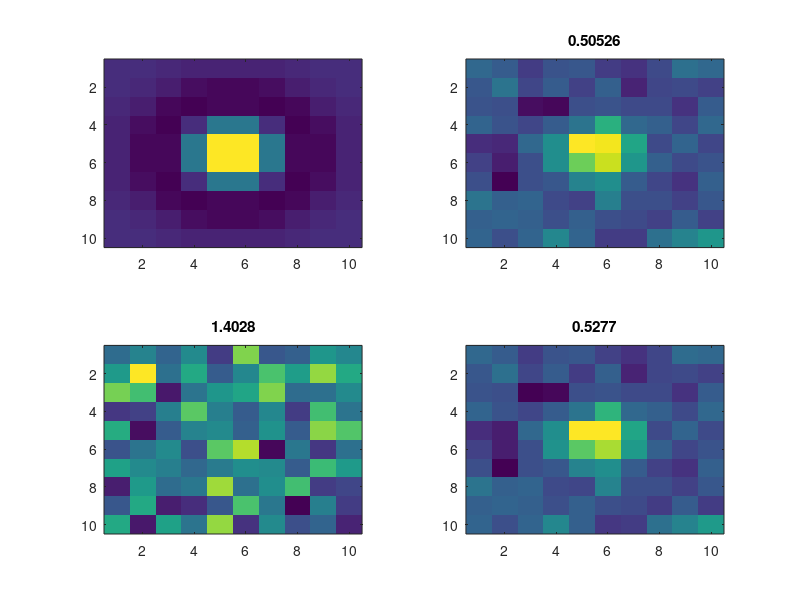

MATLAB code for this plot: (Note: this script raises an error after producing the figure.)
% this script generates a simulation of a movie containing a single cell
% using the following generative model:
%
% F_t = \sum_i a_i*C_{i,t} + b + sig*eps_t, eps_t ~ N(0,I)
% C_{i,t} = gam*C_{i,t-1} + n_{i,t},      n_{i,t} ~ Poisson(lam_i*dt)
%
% where ai,b,I are p-by-q matrices.
% we let b=0 and ai be the difference of gaussians (yielding a zero mean
% matrix)
%

clear, clc

% 1) generate spatial filters

% % stuff required for each spatial filter
Nc      = 1;                                % # of cells in the ROI
neur_w  = 10;                               % width per neuron
width   = 10;                               % width of frame (pixels)
height  = Nc*neur_w;                        % height of frame (pixels)
Npixs   = width*height;                     % # pixels in ROI
x       = linspace(-5,5,height);
y       = linspace(-5,5,width);
[X,Y]   = meshgrid(x,y);
g1      = zeros(Npixs,Nc);
g2      = 0*g1;
Sigma1  = diag([1,1])*2;                    % var of positive gaussian
Sigma2  = diag([1,1])*4;                    % var of negative gaussian
mu      = [0 0]; %[1 1]'*linspace(-2,2,Nc);         % means of gaussians for each cell (distributed across pixel space)
w       = Nc:-1:1;                          % weights of each filter

% spatial filter
for i=1:Nc
    g1(:,i)  = w(i)*mvnpdf([X(:) Y(:)],mu(:,i)',Sigma1);
    g2(:,i)  = w(i)*mvnpdf([X(:) Y(:)],mu(:,i)',Sigma2);
end
a_b = sum(g1-g2,2);

% 2) set simulation metadata
Sim.T       = 600;                              % # of time steps
Sim.dt      = 0.005;                            % time step size
Sim.MaxIter = 0;                                % # iterations of EM to estimate params
Sim.Np      = Npixs;                            % # of pixels in each image
Sim.w       = width;                            % width of frame (pixels)
Sim.h       = height;                           % height of frame (pixels)
Sim.Nc      = Nc;                               % # cells
Sim.plot    = 0;                                % whether to plot filter with each iteration

% 3) initialize params
for i=1:Sim.Nc
    P.a(:,i)=g1(:,i)-g2(:,i);
end
P.b     = 0*P.a(:,1);                           % baseline is zero

P.sig   = 0.1;                                 % stan dev of noise (indep for each pixel)
C_0     = 0;                                    % initial calcium
tau     = round(100*rand(Sim.Nc,1))/100+0.05;   % decay time constant for each cell
P.gam   = 1-Sim.dt./tau(1:Sim.Nc);
P.lam   = 5;%round(10*rand(Sim.Nc,1))+5;           % rate-ish, ie, lam*dt=# spikes per second

% 3) simulate data
n=zeros(Sim.T,Sim.Nc);
C=n;
for i=1:Sim.Nc
    n(1,i)      = C_0;
    n(2:end,i)  = poissrnd(P.lam(i)*Sim.dt*ones(Sim.T-1,1));    % simulate spike train
    C(:,i)      = filter(1,[1 -P.gam(i)],n(:,i));               % calcium concentration
end
Z = 0*n(:,1);
F = C*P.a' + (1+Z)*P.b'+P.sig*randn(Sim.T,Npixs);               % fluorescence

figure(1), clf
subplot(221),imagesc(reshape(P.a,Sim.w,Sim.h))
subplot(222),imagesc(reshape(mean(F),Sim.w,Sim.h)), title(num2str(norm(P.a/norm(P.a)-mean(F)'/norm(mean(F)))))
subplot(223),imagesc(reshape(var(F),Sim.w,Sim.h)), title(num2str(norm(P.a/norm(P.a)-var(F)'/norm(var(F)))))
subplot(224),imagesc(reshape(mean(F)./var(F),Sim.w,Sim.h)), title(num2str(norm(P.a/norm(P.a)-(mean(F)./var(F))'/norm(mean(F)./var(F)))))

%% 4) other stuff

MakMov  = 1;
% make movie of raw data
if MakMov==1
    for i=1:Sim.T
        if i==1, mod='overwrite'; else mod='append'; end
        imwrite(reshape(F(i,:),width,height),'spatial_Mov.tif','tif','Compression','none','WriteMode',mod)
    end
end

GetROI  = 0;
fnum    = 0;

if GetROI
    figure(100); clf,imagesc(reshape(sum(g1-g2,2),width,height))
    for i=1:Nc
        [x y]   = ginput(4);
        ROWS    = [round(mean(y(1:2))) round(mean(y(3:4)))];                              % define ROI
        COLS    = [round(mean(x([1 4]))) round(mean(x(2:3)))];
        COLS1{i}=COLS;
        ROWS1{i}=ROWS;
        save('ROIs','ROWS1','COLS1')
    end
else
    load ROIs
end


%% end-1) infer spike train using various approaches
qs=1:2;%:6;%[1 2 3];
MaxIter=10;
for q=qs
    GG=F; Tim=Sim;
    %     if q==1,                        % estimate spatial filter from real spikes
    %         SpikeFilters;
    %     elseif q==3                     % denoising using SVD of an ROI around each cell, and using first SVD's as filters
    %         ROI_SVD_Filters;
    %     elseif q==4                     % denoising using mean of an ROI around each cell
    %         ROI_mean_Filters;
    %     elseif q==6                     % infer spikes from d-r'ed data
    %         d_r_smoother_Filter;
    if q==1,
        Phat{q}=P;
        I{q}.label='True Filter';
    elseif q==2,
        Phat{q}=P;
        Phat{q}.a=0*P.a+1;
        I{q}.label='Mean Filter';
    end
    display(I{q}.label)
    [I{q}.n I{q}.P] = FOOPSI2_59(GG,Phat{q},Tim);
end

%% end) plot results
clear Pl
nrows   = 3+Nc;                                  % set number of rows
ncols   = 2;
h       = zeros(nrows,1);
Pl.xlims= [5 Sim.T];                            % time steps to plot
Pl.nticks=5;                                    % number of ticks along x-axis
Pl.n    = double(n); Pl.n(Pl.n==0)=NaN;         % store spike train for plotting
Pl      = PlotParams(Pl);                       % generate a number of other parameters for plotting
Pl.vs   = 2;
Pl.colors(1,:) = [0 0 0];
Pl.colors(2,:) = Pl.gray;
Pl.colors(3,:) = [.5 0 0];
Pl.Nc   = Sim.Nc;
Pl.XTicks=[200 400 600];

% movie slices
fnum = figure(1); clf,
i=1; h(i) = subplot(nrows,ncols,1:4);
v=reshape(F',width,height,Sim.T);
vv=v(:,:,100:20:Sim.T);
[XX,YY,ZZ] = meshgrid(x,y,1:size(vv,3));
inc=5;
xslice = []; yslice = []; zslice = 1:inc:inc^2; %100:200:Sim.T;
hh = slice(XX,YY,ZZ,vv,xslice,yslice,zslice);
rotate(hh,[1 0 1],90)
colormap gray
set(gca,'XTick',[-10:inc:inc^2],'XTickLabel',[100:100:Sim.T]*Sim.dt,'FontSize',Pl.fs)
set(gca,'YTick',[],'FontSize',Pl.fs)
set(gca,'ZTick',[],'FontSize',Pl.fs)
set(gca,'XColor',[0 0 0],'YColor',[1 1 1],'ZColor',[1 1 1])
axis tight
box off
grid off
zlab=zlabel([{'Movie'}; {'Frames'}]);
set(zlab,'Rotation',0,'HorizontalAlignment','right','verticalalignment','middle','Color','k')

for q=qs
    i=q+3;
    % plot fluorescence data
    i=i+1; h(i) = subplot(nrows,ncols,i);
    if q==1,
        title([{'Optimal Projection'}],'FontSize',14);
        Pl.label = 'Fluorescence';
    else
        title([{'Mean Projection'}],'FontSize',14)
        Pl.label = [];
    end
    Pl.color = 'k';
    Plot_nX(Pl,F*Phat{q}.a);

    % plot inferred spike trains
    if q==1, Pl.label = [{'Fast'}; {'Filter'}];
    else Pl.label=[]; end
    i=i+2; h(i) = subplot(nrows,ncols,i);
    Pl.col(2,:)=[0 0 0];
    Pl.gray=[.5 .5 .5];
    Plot_n_MAP(Pl,I{q}.n);

    % set xlabel stuff
    subplot(nrows,ncols,i)
    set(gca,'XTick',Pl.XTicks,'XTickLabel',Pl.XTicks*Sim.dt,'FontSize',Pl.fs)
    xlabel('Time (sec)','FontSize',Pl.fs)
    %     linkaxes(h,'x')

    % print fig
    wh=[7 5];   %width and height
    set(fnum,'PaperPosition',[0 11-wh(2) wh]);
    print('-depsc','heat_map')
end